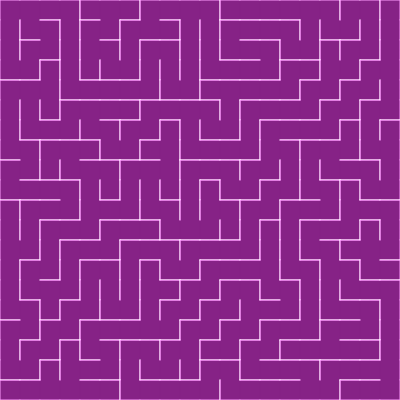
Frame 1 (no input)
Frame 60 (no input): identical to frame 1, image omitted
Frame 120 (the mouse pressed at the canvas centre since frame 60): identical to frame 1, image omitted

The p5.js sketch that drew this single still picture (run headless with seeded random() and noise() and a simulated clock; from frame 60 on, the mouse is pressed at the canvas centre):

// p5.js sketch
// ── sketch.js
let cols, rows;
let w = 20;
let grid = [];
let current;

let stack = [];

function isUnvisited() {
  for (const c  of grid) {
    if (!c.visited)
      return true;
  }
  return false;
}

function setup() {
  createCanvas(400, 400);
  cols = Math.floor(width/w);
  rows = Math.floor(height/w);

  for (let j = 0; j < rows; j++) {
    for (let i = 0; i < cols; i++) {
      let cell = new Cell(i, j);
      grid.push(cell);
    }
  }

  current = grid[0];

  while (isUnvisited()) {
    // STEP 1
    let next = current.checkNeighbors()[0];
    const numOfNeighbors = current.checkNeighbors()[1];
    if (next) {
      next.visited = true;

      // STEP 2
      if (numOfNeighbors > 1)
        stack.push(current);

      // STEP 3
      Cell.removeWalls(current, next);
      // STEP 4
      current = next;
    } else if (stack.length > 0) {
      current = stack.pop();
    }
  }
}

function draw() {
  background(55);
  for (const c of grid) {
    c.show(); 
  }

  // current.visited = true;
  // current.highlight();

}

function index(i, j) {
  if (i < 0 || j < 0 || i > cols - 1 || j > rows - 1)
    return -1;
  return i + cols * j;
}

// ── cell.js
class Cell {
  constructor(i, j) {
    this.i = i;
    this.j = j;
    this.walls = [true, true, true, true];
    this.visited = false;
  }

  static removeWalls(c, n) {
    let dx = c.i - n.i;
    if (dx === 1) {
      c.walls[3] = false;
      n.walls[1] = false;
    } else if (dx === -1) {
      c.walls[1] = false;
      n.walls[3] = false;
    }
    let dy = c.j - n.j;
    if (dy === 1) {
      c.walls[0] = false;
      n.walls[2] = false;
    } else if (dy === -1) {
      c.walls[2] = false;
      n.walls[0] = false;
    }
  }

  show() {
    let x = this.i * w;
    let y = this.j * w;
    stroke(255);

    if (this.walls[0]) { // top
      line(x, y, x + w, y);
    }
    if (this.walls[1]) { // right
      line(x + w, y, x + w, y + w);
    }
    if (this.walls[2]) { // bottom
      line(x + w, y + w, x, y + w);
    }
    if (this.walls[3]) { // left
      line(x, y + w, x, y);
    }


    if (this.visited) {
      noStroke();
      fill(255, 0, 255, 100);
      rect(x, y, w, w);
    }
  }

  highlight() {
    let x = this.i * w;
    let y = this.j * w;
    noStroke();
    fill(0, 0, 255, 100);
    rect(x, y, w, w);
  }

  checkNeighbors() {
    let neighbors = [];
    let top = grid[index(this.i, this.j - 1)]
    let right = grid[index(this.i + 1, this.j)]
    let bottom = grid[index(this.i, this.j + 1)]
    let left = grid[index(this.i - 1, this.j)]

    if (top && !top.visited) {
      neighbors.push(top);
    }
    if (right && !right.visited) {
      neighbors.push(right);
    }
    if (bottom && !bottom.visited) {
      neighbors.push(bottom);
    }
    if (left && !left.visited) {
      neighbors.push(left);
    }

    if (neighbors.length > 0) {
      let r = Math.floor(random(0, neighbors.length));
      return [neighbors[r], neighbors.length];
    } else {
      return [undefined, neighbors.length];
    }
  }
}
